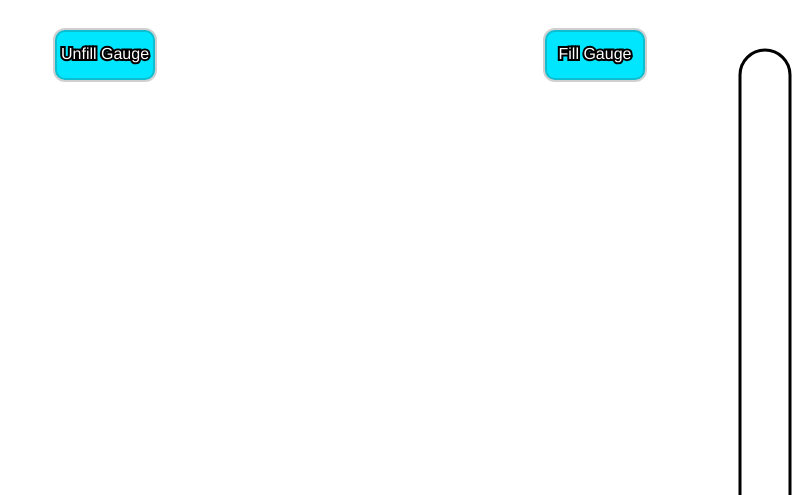
Frame 1 (no input)
Frame 60 (no input): identical to frame 1, image omitted
Frame 120 (the mouse pressed at the canvas centre since frame 60): identical to frame 1, image omitted

The p5.js sketch that drew this single still picture (run headless with seeded random() and noise() and a simulated clock; from frame 60 on, the mouse is pressed at the canvas centre):

// p5.js sketch
// ── sketch.js
var btnObj;
var buttons = [];
var grow, r, rt;
var fillOn, unfillOn;
var a, b;


function setup() {
  var canvas = createCanvas(displayWidth, displayHeight - 105);
  
  a = color(0);
  b = color(0, 255, 0);
  fillOn = 1;
  unfillOn = 1;
	
  r = 0;
  rt = 5;
  grow = 0;

  btnObj = {
    obj1: {
      x: width - 205,
      y: 55,
      l: 100,
      w: 50,
      r: 10,


      b: {
        col: color(0, 230, 255),
        s: color(56, 60),
        sWeight: 4
      },
      t: {
        message: 'Fill Gauge',
        size: 16,
        col: color(255),
        s: color(0),
        sWeight: 4,
        font: 'fantasy'
      },
    },
    obj2: {
      x: 105,
      y: 55,
      l: 100,
      w: 50,
      r: 10,


      b: {
        col: color(0, 230, 255),
        s: color(56, 60),
        sWeight: 4
      },
      t: {
        message: 'Unfill Gauge',
        size: 16,
        col: color(255),
        s: color(0),
        sWeight: 4,
        font: 'fantasy'
      },
    }
  };
  buttons[0] = new Button(btnObj.obj1);
  buttons[1] = new Button(btnObj.obj2);
}

function draw() {
  background(255);
  strokeWeight(3);
  rectMode(CORNER);

  noStroke();

  fill(255);
  rect(width - 60, 0, 50, height);


  fill(255, 0, 0);
  rect(width - 57.5, height + 50 - grow, 46, height, r, r, 0, 0);



  stroke(0);
  noFill(0);
  rect(width - 60, 50, 50, height, 50, 50, 0, 0);

  if (grow > height - 5) {
    fillOn = 0;
    r += 7;
  } else {
    r = 0;
    fillOn = 1;

    if (grow < 0) {
      unfillOn = 0;
    } else {
      unfillOn = 1;
    }
  }

  buttons[0].display();
  buttons[1].display();

  if (mouseIsPressed) {
    if (fillOn) {
      buttons[0].clicked(fillGauge);
    }
    if (unfillOn) {
      buttons[1].clicked(unfillGauge);
    }

  }
}

function mouseClicked() {

}

function fillGauge() {
  //console.log('works');
  grow += rt;
}

function unfillGauge() {
  grow -= rt;
}

function Button(obj) {
  this.x = obj.x || width / 2;
  this.y = obj.y || height / 2;

  this.pos = createVector(this.x, this.y);
  this.l = obj.l || 100;
  this.w = obj.w || 50;
  this.r = obj.r || 0;

  this.b = {
    col: obj.b.col || color(255),
    s: obj.b.s || color(0),
    sWeight: obj.b.sWeight || 1
  };
  this.t = {

    font: obj.font || 'sans-serif',
    size: obj.t.size || 20,
    message: obj.t.message || 'press',
    col: obj.t.col || color(255),
    s: obj.t.s || color(0),
    sWeight: obj.t.sWeight || 1
  };


  this.display = function() {
    textAlign(CENTER, CENTER);
    rectMode(CENTER, CENTER);

    fill(this.b.col);
    stroke(this.b.s);
    strokeWeight(this.b.sWeight);

    rect(this.pos.x, this.pos.y, this.l, this.w, this.r);

    strokeWeight(3);

    fill(this.t.col);
    stroke(this.t.s);
    strokeWeight(this.t.sWeight);

    textFont(this.t.font, this.t.size);

    text(this.t.message, this.pos.x, this.pos.y);
  };

  this.clicked = function(callback) {
    if (mouseX > this.pos.x - this.l / 2 && mouseX < this.pos.x + this.l / 2 && mouseY > this.pos.y - this.w / 2 && mouseY < this.pos.y + this.w / 2 && callback !== null) {
      callback();
    }
  };

  this.changeColor = function(bCol, tCol) {

  };
}
